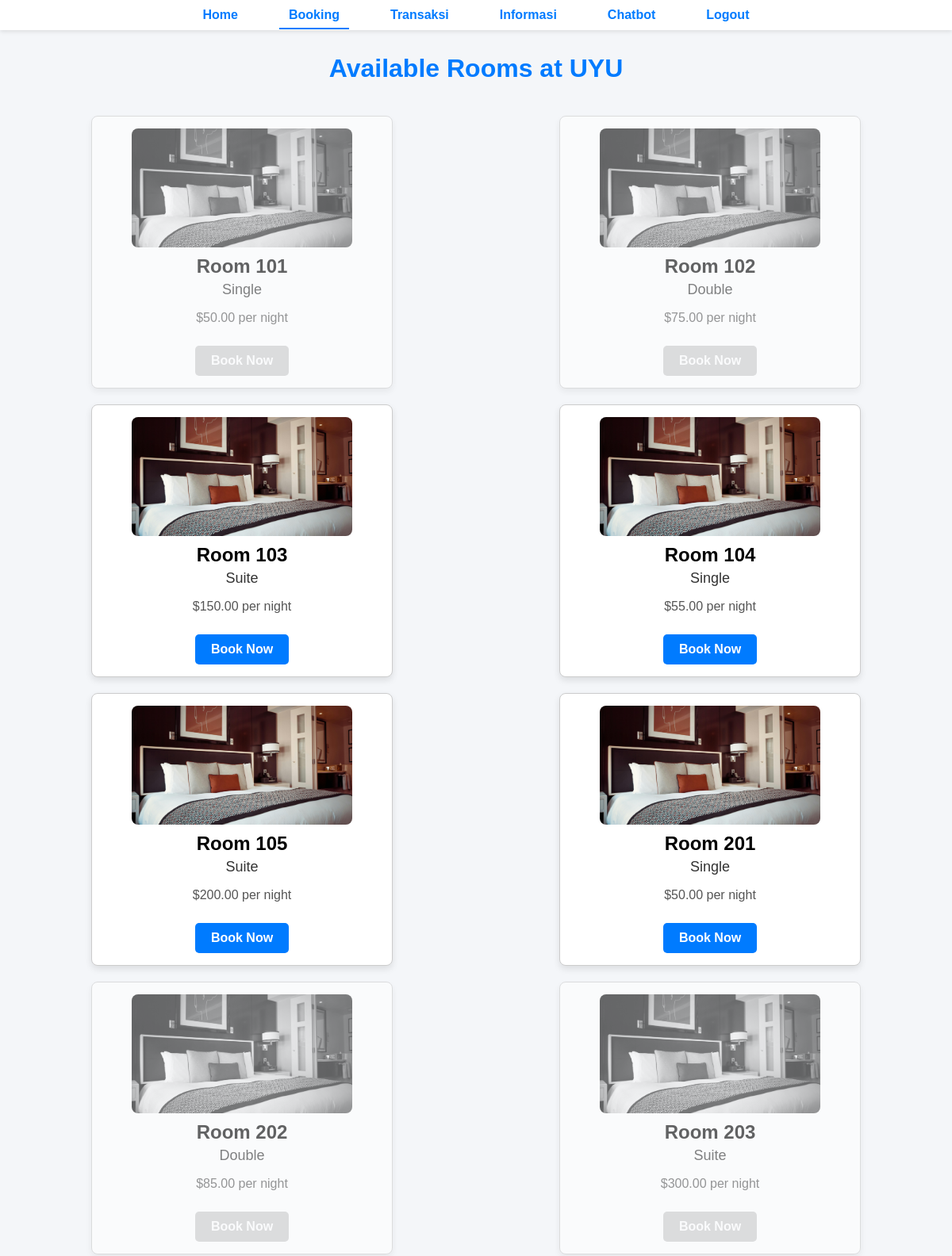
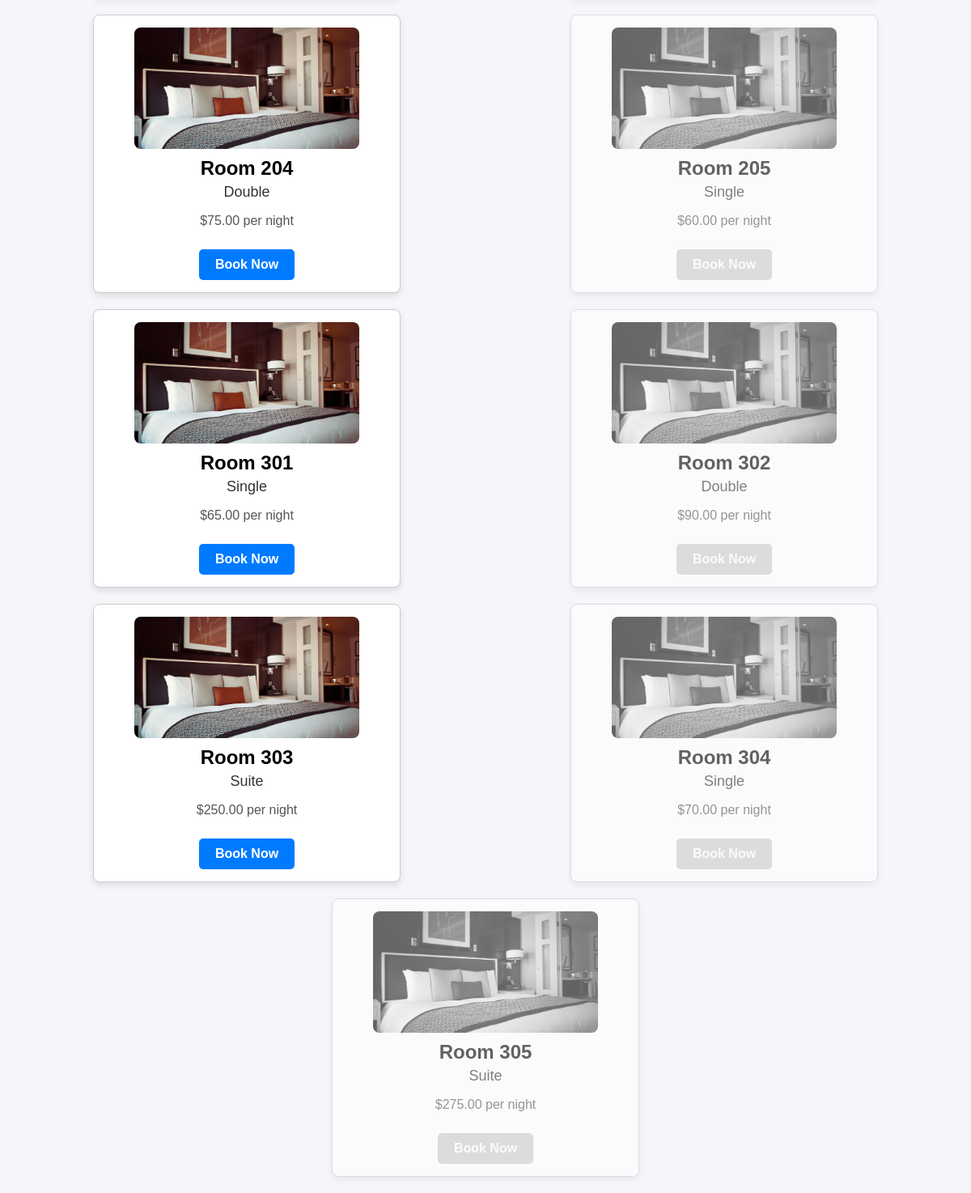
/pengguna/index.php (signed in), run on the app's committed database (2 pictures, top to bottom).
### tables this page shows
CREATE TABLE `rooms` (
  `room_id` int(11) NOT NULL,
  `room_number` varchar(10) NOT NULL,
  `room_type` enum('Single','Double','Suite') NOT NULL,
  `price_per_night` decimal(10,2) NOT NULL,
  `availability` enum('YES','NO') NOT NULL
);

### pengguna/index.php (the view, shortened to what this page needs)
<?php
include '../includes/navbar_pengguna.php';
include '../includes/db.php';
$rooms = $conn->query("SELECT room_id, room_number, room_type, price_per_night, availability FROM rooms")->fetchAll(PDO::FETCH_ASSOC);
?>
<!DOCTYPE html>
<html>
<head>
    <link rel="stylesheet" href="../css/style2.css">
</head>
<body>
    <?php navbar_pengguna('booking'); ?>
    <h1>Available Rooms at UYU</h1>
    <div class="room-container">
        <?php foreach ($rooms as $room): ?>
            <div class="room-card <?php echo $room['availability'] === 'NO' ? 'unavailable' : ''; ?>">
                <img src="../assets/default_hotel.jpeg" alt="Room Image">
                <div class="room-number">Room <?php echo htmlspecialchars($room['room_number']); ?></div>
                <div class="room-type"><?php echo htmlspecialchars($room['room_type']); ?></div>
                <div class="room-details">
                    <p>$<?php echo htmlspecialchars($room['price_per_night']); ?> per night</p>
                </div>
                <a href="book_room.php?room_id=<?php echo $room['room_id']; ?>" class="connect-button <?php echo $room['availability'] === 'NO' ? 'disabled' : ''; ?>">
                    Book Now
                </a>
            </div>
        <?php endforeach; ?>
    </div>
</body>
</html>

### includes/navbar_pengguna.php
<?php
function navbar_pengguna($active) {
    echo '
    <nav>
        <ul>
            <li><a href="home.php" ' . ($active == 'home' ? 'class="active"' : '') . '>Home</a></li>
            <li><a href="index.php" ' . ($active == 'booking' ? 'class="active"' : '') . '>Booking</a></li>
            <li><a href="transaksi_pengguna.php" ' . ($active == 'transaksi' ? 'class="active"' : '') . '>Transaksi</a></li>
            <li><a href="how.php" ' . ($active == 'how' ? 'class="active"' : '') . '>Informasi</a></li>
            <li><a href="chatbot.php" ' . ($active == 'chatbot' ? 'class="active"' : '') . '>Chatbot</a></li>
            <li><a href="#" onclick="confirmLogout()">Logout</a></li>
        </ul>
    </nav>
    <script>
        function confirmLogout() {
            if (confirm("Are you sure you want to log out?")) {
                window.location.href = "../logout.php";
            }
        }
    </script>
    ';
}
?>

### css/style2.css (style rules this page uses)
body { font-family: Arial, sans-serif; background-color: #f4f6f9; margin: 0; padding: 0; }
nav { background-color: #ffffff; box-shadow: 0 2px 5px rgba(0, 0, 0, 0.1); padding: 10px 0; }
nav ul { list-style-type: none; margin: 0; padding: 0; display: flex; justify-content: center; }
nav ul li { margin: 0 20px; }
nav ul li a { text-decoration: none; color: #007BFF; font-weight: bold; padding: 8px 12px; border-bottom: 2px solid transparent; transition: border-bottom 0.3s ease; }
nav ul li a.active, nav ul li a:hover { border-bottom: 2px solid #007BFF; }

### pengguna/index.php (style rules this page uses)
h1 { text-align: center; margin-top: 30px; font-size: 2rem; color: #007BFF; }
.room-container { display: flex; flex-wrap: wrap; gap: 20px; justify-content: space-around; padding: 20px; }
.room-card { width: 30%; background-color: #fff; border: 1px solid #ccc; border-radius: 8px; padding: 15px; text-align: center; box-shadow: 0 4px 8px rgba(0, 0, 0, 0.1); transition: transform 0.3s ease; overflow: hidden; }
.room-card img { width: 80%; height: 150px; object-fit: cover; border-radius: 8px; margin: 0 auto 10px; display: block; }
.room-card.unavailable { filter: grayscale(100%); opacity: 0.6; pointer-events: none; }
.room-number { font-size: 24px; font-weight: bold; margin: 10px 0 5px; }
.room-type { font-size: 18px; color: #333; margin-bottom: 10px; }
.room-details { font-size: 16px; color: #555; }
.connect-button { display: inline-block; padding: 10px 20px; margin-top: 10px; color: #fff; background-color: #007BFF; border: none; border-radius: 5px; cursor: pointer; text-decoration: none; font-weight: bold; }
.connect-button.disabled { background-color: #ccc; cursor: not-allowed; }

### data on the page
rooms: room_number "101", room_type "Single", price_per_night "50.00"
rooms: room_number "102", room_type "Double", price_per_night "75.00"
rooms: room_number "103", room_type "Suite", price_per_night "150.00"
rooms: room_number "104", room_type "Single", price_per_night "55.00"
rooms: room_number "105", room_type "Suite", price_per_night "200.00"
rooms: room_number "201", room_type "Single", price_per_night "50.00"
rooms: room_number "202", room_type "Double", price_per_night "85.00"
rooms: room_number "203", room_type "Suite", price_per_night "300.00"
rooms: room_number "204", room_type "Double", price_per_night "75.00"
rooms: room_number "205", room_type "Single", price_per_night "60.00"
rooms: room_number "301", room_type "Single", price_per_night "65.00"
rooms: room_number "302", room_type "Double", price_per_night "90.00"
rooms: room_number "303", room_type "Suite", price_per_night "250.00"
rooms: room_number "304", room_type "Single", price_per_night "70.00"
rooms: room_number "305", room_type "Suite", price_per_night "275.00"
